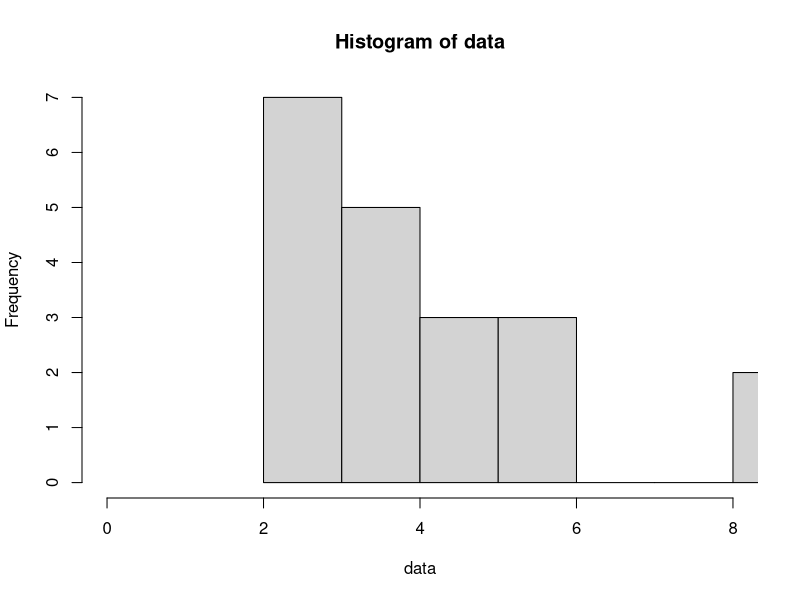

The R script that drew this image:
#soal no 2
#jumlah pasien = n = 20
#peluang sembuh = p = 0.2

#a
a <- dbinom(x=4,20,0.2)
a
#output = 0.2181994

#b
data <- rbinom(20,20,0.2)
hist(data,
     xlim = c(0,8))

#c
n=20 #jumlah pasien
p=0.2 #peluang
q=1-p #peluang failure nya

#mean theorytical
me=n*p
me

#mean sample
mean(data)

#variance theorytical
va=n*p*q
va

#variance sample
var(data)
